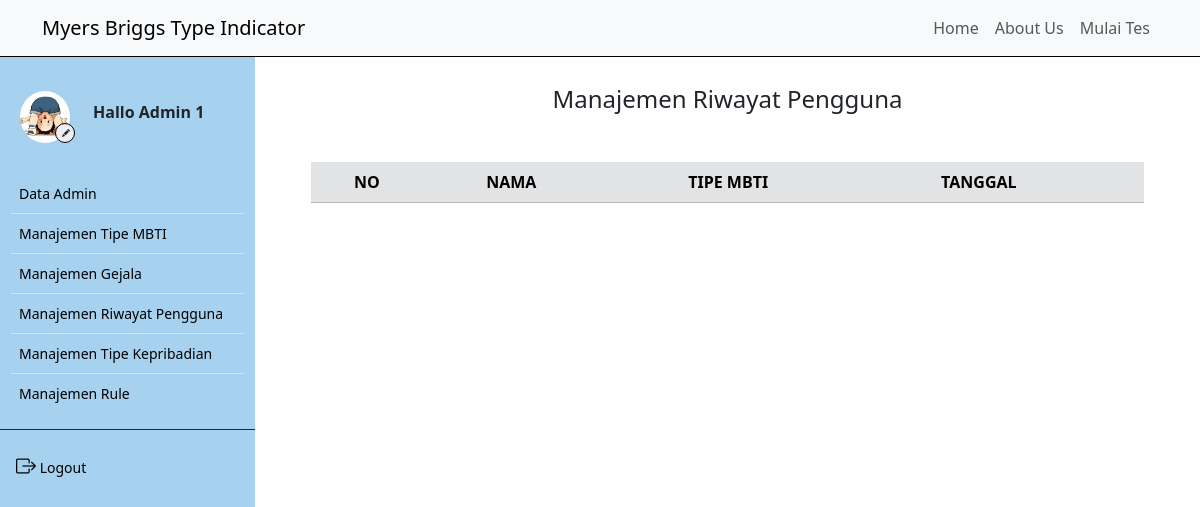
Page /riwayat/index.php (signed in) on the earlier database version.
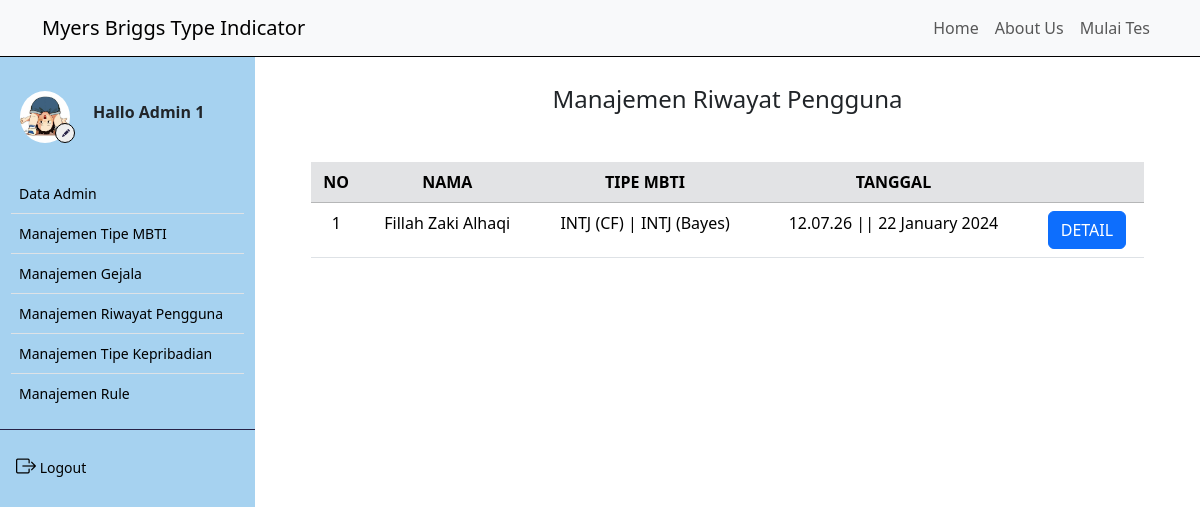
Same page on the later database version.
### tables this page shows
CREATE TABLE `user` (
  `iduser` int(11) NOT NULL,
  `nama` varchar(50) NOT NULL,
  `username` varchar(50) NOT NULL,
  `password` varchar(100) NOT NULL,
  `email` varchar(50) NOT NULL,
  `foto` varchar(50) NOT NULL
);

CREATE TABLE `hasil` (
  `id_hasil` int(11) NOT NULL,
  `nama` varchar(50) NOT NULL,
  `tanggal_tes` timestamp NOT NULL DEFAULT current_timestamp(),
  `umur` int(5) NOT NULL,
  `introvert_cf` double NOT NULL,
  `introvert_bayes` double NOT NULL,
  `extrovert_cf` double NOT NULL,
  `extrovert_bayes` double NOT NULL,
  `sensing_cf` double NOT NULL,
  `sensing_bayes` double NOT NULL,
  `intuition_cf` double NOT NULL,
  `intuition_bayes` double NOT NULL,
  `feeling_cf` double NOT NULL,
  `feeling_bayes` double NOT NULL,
  `thinking_cf` double NOT NULL,
  `thinking_bayes` double NOT NULL,
  `perceiving_cf` double NOT NULL,
  `perceiving_bayes` double NOT NULL,
  `judging_cf` double NOT NULL,
  `judging_bayes` double NOT NULL
);

### controller/main.php (called while the page is built, shortened)
<?php
$conn = mysqli_connect("localhost", "root", "", "mbti");
function query($query)
{
    global $conn;
    $result = mysqli_query($conn, $query);
    $rows = [];
    while ($row = mysqli_fetch_assoc($result)) {
        $rows[] = $row;
    }
    return $rows;
}
function generateRandomKey()
{
    $keyLength = 32;
    $randomBytes = openssl_random_pseudo_bytes($keyLength, $strong);
    if (!$strong) {
        $randomBytes = random_bytes($keyLength);
    }
    return base64_encode($randomBytes);
}
function enkripsi($kata)
{
    $key = generateRandomKey();
    $string = openssl_encrypt($kata, 'AES-256-CBC', $key, 0, substr($key, 0, 16));
    $hasilEnkripsi = base64_encode($key . $string);
    return $hasilEnkripsi;
}
function dekripsi($kata)
{
    $string = base64_decode($kata);
    $key = substr($string, 0, 44);
    $enkripsi = substr($string, 44);
    $hasil = openssl_decrypt($enkripsi, 'AES-256-CBC', $key, 0, substr($key, 0, 16));
    return $hasil;
}
?>

### controller/hasil.php (called while the page is built, shortened)
<?php
    require_once 'main.php';
    function hasil_cf($data) {
        $skala = query("SELECT DISTINCT skala FROM tp_kepribadian");
        $cek = "SELECT * FROM tipe_mbti WHERE ";
        foreach($skala as $ska) {
            $sk = $ska['skala'];
            $data_kepribadian = query("SELECT * FROM tp_kepribadian WHERE skala = $sk");
            foreach($data_kepribadian as $dk) {
                $nama_kepribadian = strtolower(str_replace(" ", "_", $dk['kepribadian']));
                $nama_kepribadian_cf = $nama_kepribadian . "_cf";
            }
            $hasil[] = ${"id_kepribadian_" . $sk}[${"index_max_cf_" . $sk}];
        }
        for($i = 0; $i < count($skala); $i++) {
            $cek .= "skala_" . $skala[$i]['skala'] . " = '" . $hasil[$i] . "'";
            if($i < count($skala) - 1){
                $cek .= " AND ";
            }
        }
        $cari_mbti = query($cek)[0];
        $final_hasil = $cari_mbti['nama_mbti'];
        return $final_hasil;
    }
    function hasil_bayes($data) {
        $skala = query("SELECT DISTINCT skala FROM tp_kepribadian");
        $cek = "SELECT * FROM tipe_mbti WHERE ";
        foreach($skala as $ska) {
            $sk = $ska['skala'];
            $data_kepribadian = query("SELECT * FROM tp_kepribadian WHERE skala = $sk");
            foreach($data_kepribadian as $dk) {
                $nama_kepribadian = strtolower(str_replace(" ", "_", $dk['kepribadian']));
                $nama_kepribadian_bayes = $nama_kepribadian . "_bayes";
            }
            $hasil[] = ${"id_kepribadian_" . $sk}[${"index_max_bayes_" . $sk}];
        }
        for($i = 0; $i < count($skala); $i++) {
            $cek .= "skala_" . $skala[$i]['skala'] . " = '" . $hasil[$i] . "'";
            if($i < count($skala) - 1){
                $cek .= " AND ";
            }
        }
        $cari_mbti = query($cek)[0];
        $final_hasil = $cari_mbti['nama_mbti'];
        return $final_hasil;
    }
?>

### riwayat/index.php (the view, shortened to what this page needs)
<?php
    require_once '../controller/hasil.php';
    $riwayat = query("SELECT * FROM hasil ORDER BY nama");
?>
<!DOCTYPE html>
<html lang="en">
<head>
    <link href="https://cdn.jsdelivr.net/npm/bootstrap@5.3.2/dist/css/bootstrap.min.css" rel="stylesheet"
 />
    <link rel="stylesheet" href="https://cdn.jsdelivr.net/npm/bootstrap-icons@1.9.1/font/bootstrap-icons.css" />
    <link rel="stylesheet" href="https://cdn.datatables.net/1.13.4/css/jquery.dataTables.min.css">
    <link rel="stylesheet" href="../style.css">
</head>
<body>
    <div class="content">
        <?php
        require_once('../navbar/navbar_inside.php');
        ?>
        <div class="main-container m-0">
            <div class="d-flex">
                <?php
                require_once('../navbar/sidebar_inside.php');
                ?>
                <div class="contents" style="margin: 75px 0; padding: 10px 40px;">
                    <h4 class="text-center">Manajemen Riwayat Pengguna</h4>
                    <div class="tabel mt-5 mx-3">
                        <table id="example" class="table table-hover text-center">
                            <thead>
                                <tr class="table-secondary">
                                    <th class="text-center" scope="col">NO</th>
                                    <th class="text-center" scope="col">NAMA</th>
                                    <th class="text-center" scope="col">TIPE MBTI</th>
                                    <th class="text-center" scope="col">TANGGAL</th>
                                    <th class="text-center" scope="col"></th>
                                </tr>
                            </thead>
                            <tbody>
                                <?php
                                    $i = 1;
                                    foreach($riwayat as $r) :
                                        $id_riwayat = $r['id_hasil'];
                                        $cf = hasil_cf($r);
                                        $bayes = hasil_bayes($r);
                                        $tanggal = $r['tanggal_tes'];
                                        $waktu = date('H.i.s || d F Y', strtotime($tanggal));
                                ?>
                                    <tr>
                                        <td>
                                            <?= $i; ?>
                                        </td>
                                        <td>
                                            <?= $r['nama']; ?>
                                        </td>
                                        <td>
                                            <?= $cf; ?> (CF) | <?= $bayes; ?> (Bayes)
                                        </td>
                                        <td>
                                            <?= $waktu; ?>
                                        </td>
                                        <td>
                                            <a class="btn btn-primary" href="../hasil/index.php?id=<?= enkripsi($id_riwayat); ?>">
                                                DETAIL
                                            </a>
                                        </td>
                                    </tr>
                                <?php
                                        $i++;
                                    endforeach;
                                ?>
                            </tbody>
                        </table>
                    </div>
                </div>
            </div>
        </div>
</body>
</html>

### navbar/navbar_inside.php (shortened to what this page needs)
<?php
    require_once '../controller/main.php';
?>
<nav class="navbar navbar-expand-lg bg-body-tertiary">
    <div class="container-fluid container-sm">
        <a class="navbar-brand" href="../index.php">Myers Briggs Type Indicator</a>
        <div class="collapse navbar-collapse d-flex justify-content-end" id="navbarNav">
            <ul class="navbar-nav">
                <li class="nav-item">
                    <a class="nav-link" aria-current="page" href="../index.php">Home</a>
                </li>
                <li class="nav-item">
                    <a class="nav-link" href="../index.php#about">About Us</a>
                </li>
                <li class="nav-item">
                    <a class="nav-link" type="button" data-bs-toggle="modal" data-bs-target="#Tes">
                        Mulai Tes
                    </a>
                </li>
            </ul>
        </div>
    </div>
</nav>

### navbar/sidebar_inside.php (shortened to what this page needs)
<?php
require_once '../controller/main.php';
$id_user = dekripsi($_COOKIE['SPmbti']);
$user = query("SELECT * FROM user WHERE iduser = $id_user")[0];
?>
<div class="sidebar" id="side_nav">
    <div class="content-side">
        <div class="profil pt-4">
            <div class="row d-flex align-items-center">
                <div class="col-sm-4 me-0">
                    <img src="../image/<?= $user['foto']; ?>" class="rounded-circle" alt="profi">
                    <a href="../profil">
                        <button class="rounded-circle"><i class="bi bi-pencil-fill"></i></button>
                    </a>
                </div>
                <div class="col-sm-8 m-0">
                    <h6 class="fw-bold">
                        Hallo
                        <?= $user['nama']; ?>
                    </h6>
                </div>
            </div>
        </div>
        <div class="">
            <ul class="list-group list-group-flush pt-4 fw-medium">
                <li class="list-group-item">
                    <a href="../admin/data_admin.php" class="text-decoration-none d-block">
                        <span>Data Admin</span>
                    </a>
                </li>
                <li class="list-group-item">
                    <a href="../tipe_mbti" class="text-decoration-none d-block">
                        <span>Manajemen Tipe MBTI</span>
                    </a>
                </li>
                <li class="list-group-item">
                    <a href="../gejala" class="text-decoration-none d-block">
                        <span>Manajemen Gejala</span>
                    </a>
                </li>
                <li class="list-group-item">
                    <a href="../riwayat" class="text-decoration-none d-block">
                        <span>Manajemen Riwayat Pengguna</span>
                    </a>
                </li>
                <li class="list-group-item">
                    <a href="../tipe_kepribadian" class="text-decoration-none d-block">
                        <span>Manajemen Tipe Kepribadian</span>
                    </a>
                </li>
                <li class="list-group-item">
                    <a href="rule" class="text-decoration-none d-block">
                        <span>Manajemen Rule</span>
                    </a>
                </li>
            </ul>
        </div>
        <hr class="hr-color">
        <ul class="list-unstyled fw-medium pb-5">
            <li>
                <a href="../logout.php" class="text-decoration-none d-block">
                    <i class="bi bi-box-arrow-right fs-5"></i>
                    <span>Logout</span>
                </a>
            </li>
        </ul>
    </div>
</div>

### style.css (style rules this page uses)
.content, .contents { min-height: 100vh; width: 100%; }
.navbar { z-index: 1; display: flex; position: fixed; width: 100%; border-bottom: 1px solid black; }
.sidebar { background: #7ebeeab0; min-width: 255px; max-width: 255px; transition: all ease-in 0.3s; min-height: 100vh; }
hr.hr-color { color: #272247; opacity: 1; }
.sidebar ul { padding: 0 11px; }
.sidebar li a { color: black; padding: 5px; font-size: 14px; margin-left: 0; }
.sidebar .list-group-item { padding: 4px 3px; }
.sidebar .list-group-item { background-color: transparent; }
.content-side { position: fixed; margin-top: 60px; width: 255px; }
.sidebar .profil img { width: 50px; height: 66px; margin-left:20px; padding: 7px 0; display: block; transition: all ease-in 0.3s; object-fit: cover; }
.sidebar .profil button { border: 1px solid black; position: absolute; margin-top: -27px; margin-left: 55px; width: 20px; height: 20px; }
.sidebar .profil button i { font-size: 8px; color: #272247; margin-top: -6px; margin-left: -3px; position: absolute; }

Differences in the rows shown:
added hasil: nama "Fillah Zaki Alhaqi", cf "INTJ", bayes "INTJ", tanggal_tes "12.07.26 || 22 January 2024"
